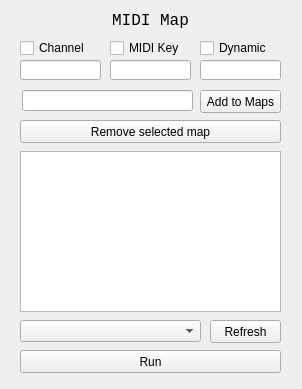
<?xml version="1.0" encoding="UTF-8"?>
<ui version="4.0">
 <class>MIDIMapClass</class>
 <widget class="QWidget" name="MIDIMapClass">
  <property name="geometry">
   <rect>
    <x>0</x>
    <y>0</y>
    <width>302</width>
    <height>389</height>
   </rect>
  </property>
  <property name="sizePolicy">
   <sizepolicy hsizetype="Fixed" vsizetype="Fixed">
    <horstretch>0</horstretch>
    <verstretch>0</verstretch>
   </sizepolicy>
  </property>
  <property name="windowTitle">
   <string>MIDIMap</string>
  </property>
  <widget class="QListWidget" name="listWidget">
   <property name="geometry">
    <rect>
     <x>20</x>
     <y>151</y>
     <width>261</width>
     <height>161</height>
    </rect>
   </property>
  </widget>
  <widget class="QPushButton" name="pbAdd">
   <property name="geometry">
    <rect>
     <x>200</x>
     <y>90</y>
     <width>81</width>
     <height>23</height>
    </rect>
   </property>
   <property name="text">
    <string>Add to Maps</string>
   </property>
  </widget>
  <widget class="QLineEdit" name="leChannel">
   <property name="geometry">
    <rect>
     <x>20</x>
     <y>60</y>
     <width>81</width>
     <height>20</height>
    </rect>
   </property>
   <property name="inputMethodHints">
    <set>Qt::ImhNone</set>
   </property>
   <property name="readOnly">
    <bool>false</bool>
   </property>
  </widget>
  <widget class="QLineEdit" name="leMKey">
   <property name="geometry">
    <rect>
     <x>110</x>
     <y>60</y>
     <width>81</width>
     <height>20</height>
    </rect>
   </property>
   <property name="inputMethodHints">
    <set>Qt::ImhNone</set>
   </property>
   <property name="readOnly">
    <bool>false</bool>
   </property>
  </widget>
  <widget class="QLineEdit" name="leDynamic">
   <property name="geometry">
    <rect>
     <x>200</x>
     <y>60</y>
     <width>81</width>
     <height>20</height>
    </rect>
   </property>
   <property name="inputMethodHints">
    <set>Qt::ImhNone</set>
   </property>
   <property name="readOnly">
    <bool>false</bool>
   </property>
  </widget>
  <widget class="QCheckBox" name="cbChannel">
   <property name="geometry">
    <rect>
     <x>20</x>
     <y>40</y>
     <width>71</width>
     <height>16</height>
    </rect>
   </property>
   <property name="text">
    <string>Channel</string>
   </property>
  </widget>
  <widget class="QCheckBox" name="cbMKey">
   <property name="geometry">
    <rect>
     <x>110</x>
     <y>40</y>
     <width>71</width>
     <height>16</height>
    </rect>
   </property>
   <property name="text">
    <string>MIDI Key</string>
   </property>
  </widget>
  <widget class="QCheckBox" name="cbDynamic">
   <property name="geometry">
    <rect>
     <x>200</x>
     <y>40</y>
     <width>71</width>
     <height>16</height>
    </rect>
   </property>
   <property name="text">
    <string>Dynamic</string>
   </property>
  </widget>
  <widget class="QLabel" name="labelTitle">
   <property name="geometry">
    <rect>
     <x>110</x>
     <y>10</y>
     <width>81</width>
     <height>21</height>
    </rect>
   </property>
   <property name="font">
    <font>
     <family>Consolas</family>
     <pointsize>12</pointsize>
    </font>
   </property>
   <property name="text">
    <string>MIDI Map</string>
   </property>
   <property name="alignment">
    <set>Qt::AlignCenter</set>
   </property>
  </widget>
  <widget class="QComboBox" name="combSelectDevice">
   <property name="geometry">
    <rect>
     <x>20</x>
     <y>320</y>
     <width>181</width>
     <height>22</height>
    </rect>
   </property>
  </widget>
  <widget class="QPushButton" name="pbRun">
   <property name="geometry">
    <rect>
     <x>20</x>
     <y>350</y>
     <width>261</width>
     <height>23</height>
    </rect>
   </property>
   <property name="text">
    <string>Run</string>
   </property>
  </widget>
  <widget class="QPushButton" name="pbFreshDevice">
   <property name="geometry">
    <rect>
     <x>210</x>
     <y>320</y>
     <width>71</width>
     <height>23</height>
    </rect>
   </property>
   <property name="text">
    <string>Refresh</string>
   </property>
  </widget>
  <widget class="QPushButton" name="pbRemove">
   <property name="geometry">
    <rect>
     <x>20</x>
     <y>120</y>
     <width>261</width>
     <height>23</height>
    </rect>
   </property>
   <property name="text">
    <string>Remove selected map</string>
   </property>
  </widget>
  <widget class="QLineEdit" name="leKeyCode">
   <property name="geometry">
    <rect>
     <x>22</x>
     <y>90</y>
     <width>171</width>
     <height>21</height>
    </rect>
   </property>
  </widget>
 </widget>
 <layoutdefault spacing="6" margin="11"/>
 <resources>
  <include location="MIDIMap.qrc"/>
 </resources>
 <connections/>
</ui>
